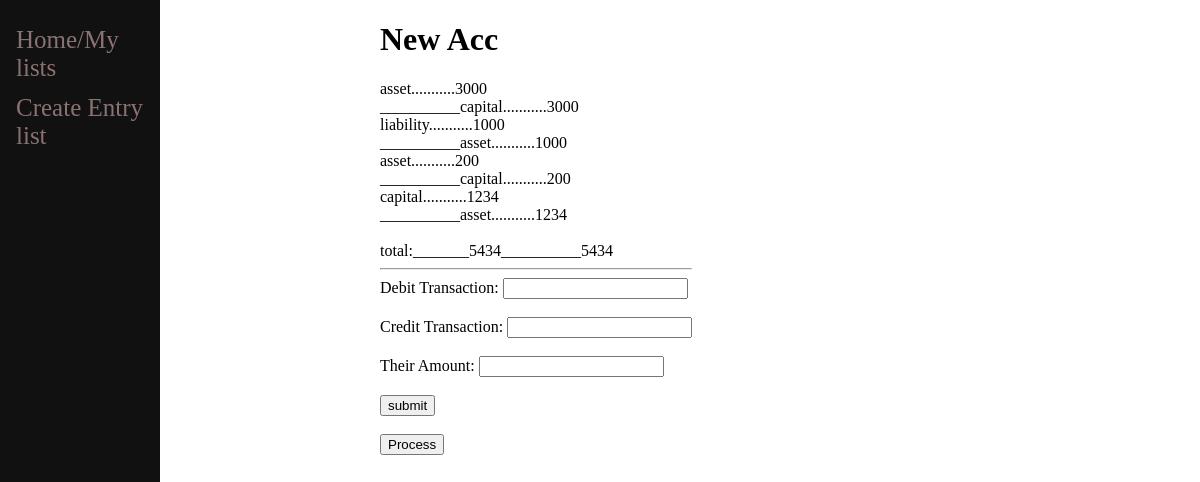
Before: /1 with the older database file.
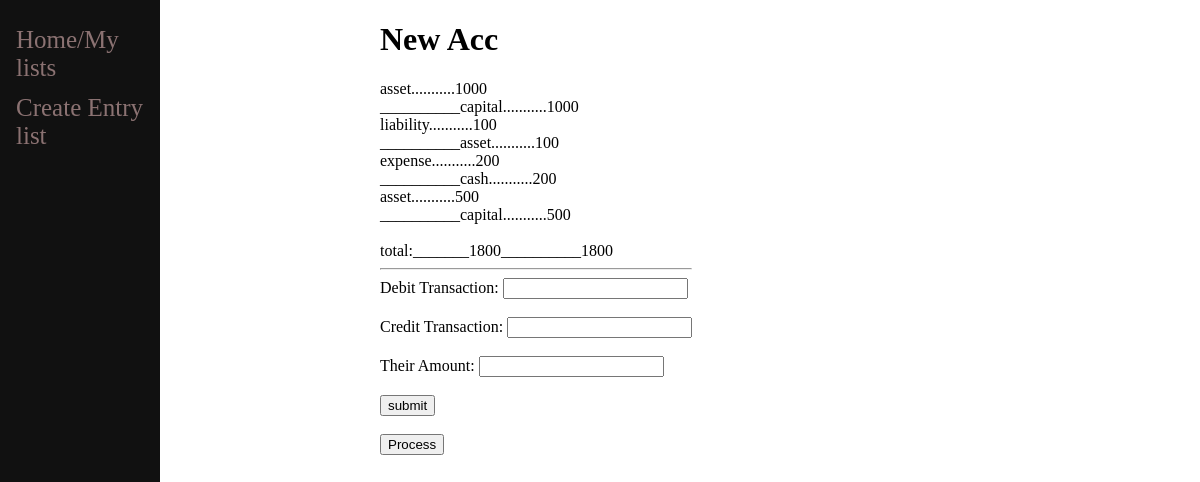
After: the same page with the newer database file.
### journal/models.py (models this page shows, shortened)
class my_journal(models.Model):
	text = models.CharField(max_length=30)

class debit(models.Model):
	journal_list = models.ForeignKey(my_journal,on_delete=models.CASCADE)
	dbt = models.CharField(max_length=30)
	dbt_amount = models.IntegerField()

class credit(models.Model):
	contra_trans = models.ForeignKey(debit, on_delete=models.CASCADE)
	cdt = models.CharField(max_length=30)
	cdt_amount = models.IntegerField()

### journal/views.py (the view, shortened to what this page needs)
# urls.py: path('<int:id>',views.index,name='index'),
def index(response,id):
    cnt = my_journal.objects.get(id=id)
    left,right = 0,0
    for x in cnt.debit_set.all():
        left += x.dbt_amount
        for y in x.credit_set.all():
            right += y.cdt_amount
    return render(response,'journal/index.html',{'cnt':cnt,'left':left,'right':right})

### journal/templates/journal/index.html (shortened to what this page needs)
{% extends 'journal/base.html' %}
{% block content %}
<h1>{{cnt.text}}</h1>
<form method='post' action='#'>
    {% for x in cnt.debit_set.all %}
    <label>{{x.dbt}}...........{{x.dbt_amount}}</label><br>
        {% for y in x.credit_set.all %}
            <label>__________{{y.cdt}}...........{{y.cdt_amount}}</label><br>
        {% endfor %}
    {% endfor %}
    <br>
    <label>total:_______{{left}}__________{{right}}</label>
    <br><hr>
    <label for="debitTrans">Debit Transaction:</label>
    <input type="text" id="debitTrans" name="debitTrans"><br><br>
    <label for="creditTrans">Credit Transaction:</label>
    <input type="text" id="creditTrans" name="creditTrans"><br><br>
    <label for="amount">Their Amount:</label>
    <input type="text" id="amount" name="amount"><br><br>
    <input type="submit" value="submit">
</form>
<br>
<a href='{% url "journal:ledger" cnt.id %}'><button>Process</button></a>
{% endblock %}

### journal/templates/journal/base.html (shortened to what this page needs)
<!DOCTYPE html>
<html>
<head>
</head>
	<div class="sidenav">
		<a href='{% url "journal:home" %}'>Home/My lists</a>
		<a href='{% url "journal:create" %}'>Create Entry list</a>
	</div>
	<body>
		<div class="main">
			{% block content %}
			{% endblock %}
		</div>
	</body>
</html>

### journal/templates/journal/base.html (style rules this page uses)
body { display: flex; margin: 0; padding: 0; gap: 50px; }
.sidenav { height: 100%; width: 160px; height: 100vh; background-color: #111; overflow-x: hidden; padding-top: 20px; }
.sidenav a { padding: 6px 8px 6px 16px; text-decoration: none; font-size: 25px; color: #8b7272; display: block; }
.main { margin-left: 160px; padding: 0px 10px; }

Changed rows visible on the page:
changed debit (number 1 of 4 on the later page): dbt_amount "3000" → "1000"
changed credit (number 1 of 4 on the later page): cdt_amount "3000" → "1000"
changed debit "liability": dbt_amount "1000" → "100"
changed credit "asset": cdt_amount "1000" → "100"
changed debit: dbt "asset" → "expense"
changed credit: cdt "capital" → "cash"
changed debit (number 4 of 4 on the later page): dbt "capital" → "asset"; dbt_amount "1234" → "500"
changed credit (number 4 of 4 on the later page): cdt "asset" → "capital"; cdt_amount "1234" → "500"
Other visible differences:
{{ left }}: "5434" → "1800"
{{ right }}: "5434" → "1800"
